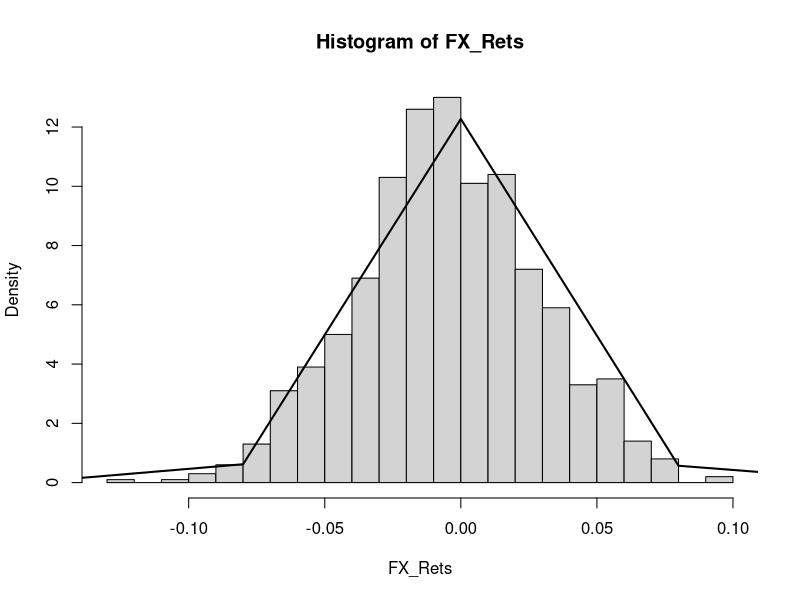
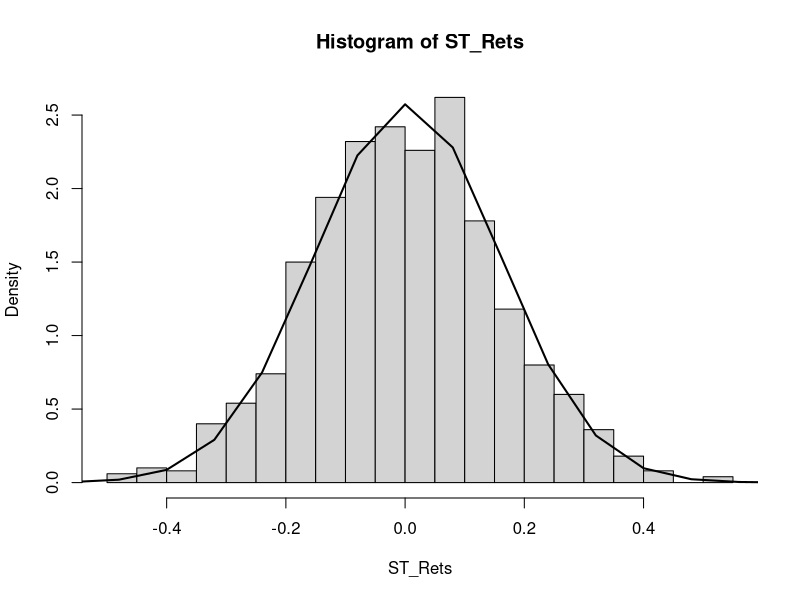
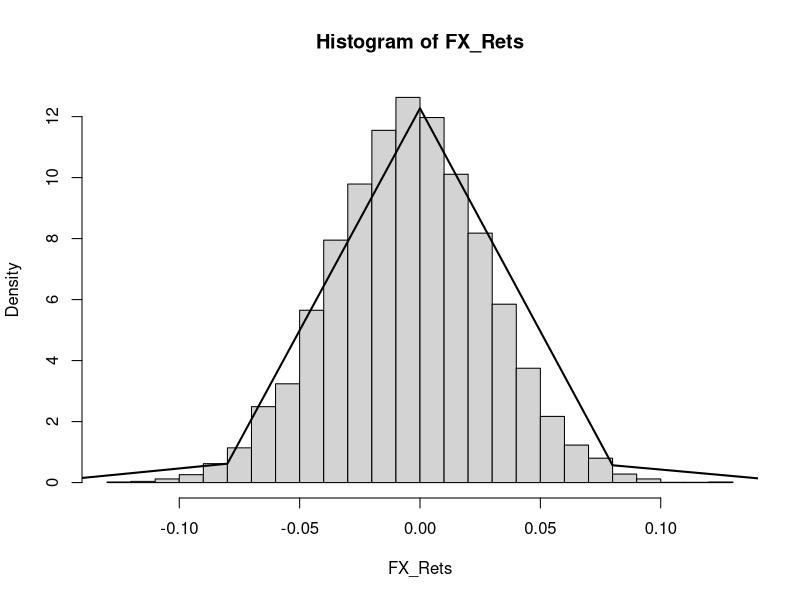
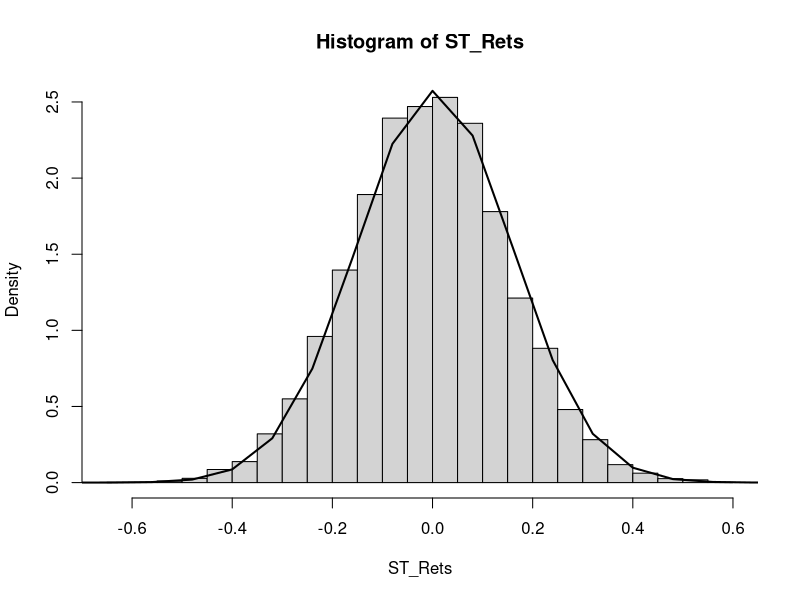

Write R code to recreate these figures, in order.
## ---- chunk 1
MYUNIFORM <- function(idum) {
#
# Initialize Constants
#
  IM1<-2147483563
  IM2<-2147483399
  IA1<-40014
  IA2<-40692
  IQ1<-53668
  IQ2<-52774
  IR1<-12211
  IR2<-3791
  NTAB<-32
  EPS<-1.2e-7
  RNMX<-1.-EPS
#
# Transform Variables
#
  IMM1<-IM1-1
  NDIV<-as.integer(1+IMM1/NTAB)
  AM<-1.0/IM1
#
# Initialize variables and arrays
#
  idum<-inputvar[1]
  idum2<-123456789
  numran<-inputvar[2]
  ran2<-0
  iy<-0
  iv<-rep(0,NTAB)
  rand_uniform_c<-rep(0,numran)
#
# Run the random number loop
#  
    icount<-1
  for (icount in 1:numran) {
    if (idum <= 0) {
      idum<-max(-idum,1)
      idum2<-idum
      j<-NTAB+8
      while (j > 0) {
        k=as.integer(idum/IQ1)
        idum<-IA1*(idum-k*IQ1)-k*IR1
        if (idum < 0) {idum=idum+IM1}
        if (j <= NTAB) {iv[j]<-idum}
        j<-j-1
      }
        iy<-iv[1]
      }
    k<-as.integer(idum/IQ1)
    idum<-IA1*(idum-k*IQ1)-k*IR1
    if(idum < 0) {idum=idum+IM1}
    k=as.integer(idum2/IQ2)
    idum2<-IA2*(idum2-k*IQ2)-k*IR2 
    if (idum2 < 0) {idum2<-idum2+IM2}
    j<-as.integer(iy/NDIV)+1
    iy<-iv[j]-idum2
    iv[j]<-idum
    if(iy < 1) {iy<-iy+IMM1}
    ran2<-min(AM*iy,RNMX)
    rand_uniform_c[icount]<-ran2
    icount<-icount+1
  }
  return(rand_uniform_c)
}
## ---- chunk 2
#
# Inverse Normal Generator
# Input is vector of uniform random numbers
#
MYNORM <- function(rand_c) {
# Initialize Constants
  a0<-2.50662823884
  a1<--18.61500062529
  a2<-41.39119773534
  a3<--25.44106049637
  b0<--8.47351093090
  b1<-23.08336743743
  b2<--21.06224101826
  b3<-3.13082909833
  c0<-0.3374754822726147
  c1<-0.9761690190917186
  c2<-0.1607979714918209
  c3<-0.0276438810333863
  c4<-0.0038405729373609
  c5<-0.0003951896511919
  c6<-0.0000321767881768
  c7<-0.0000002888167364
  c8<-0.0000003960315187
#
# Loop over set of uniform random numbers and transform
#
  jcount<-1
  numran<-length(rand_c)
  rand_norm_c<-rep(0,numran)
  while(jcount <= numran) {
    u<-rand_c[jcount]
    y<-u-0.5
    if(abs(y) < 0.42) {
      r<-y*y
      x<-y*(((a3*r+a2)*r+a1)*r+a0)/((((b3*r+b2)*r+b1)*r+b0)*r+1)
    } else {
      r<-u
      if(y>0){r<-1-u}
      r<-log(-log(r))
      x<-c0+r*(c1+r*(c2+r*(c3+r*(c4+r*(c5+r*(c6+r*(c7+r*c8)))))))
      if(y<0){x<--x}
    }
#  cat("JCOUNT",jcount,"",u,"",x,"\n")
  rand_norm_c[jcount]<-x
  jcount=jcount+1
  }
  return(rand_norm_c)
}
## ---- chunk 3
#
# Call Uniform Random Number Generator (INPUT: SEED and NUMBER)
# FX rates quoted as foreign currency/USD
# 
seed<--1000
numran<-500000
inputvar<-c(seed,numran)
rand_uniform_c<-MYUNIFORM(inputvar)
rand_norm1<-MYNORM(rand_uniform_c)

seed<--2000
numran<-500000
inputvar<-c(seed,numran)
rand_uniform_c<-MYUNIFORM(inputvar)
rand_norm2<-MYNORM(rand_uniform_c)

rand_eps1<-rand_norm1
rho_c<--0.041293062
rand_eps2<-rho_c*rand_norm1+(sqrt(1-rho_c^2))*rand_norm2
cor(rand_eps1,rand_eps2)
## ---- chunk 4
#
# Price Paths and Average
# FX Rates quotes
#The stock I choose is NVIDIA
S0<-100
rUSD<-0.0144
VolStock<-0.31
T=3/12
FX0<-0.8
rFX<--0.0023
VolFX<-0.065
KFX<-S0*FX0
numpath<-1000
ST_Vals<-c(rep(0),numpath)
ST_Rets<-c(rep(0),numpath)
FX_Vals<-c(rep(0),numpath)
FX_Rets<-c(rep(0),numpath)
Quanto_Vals<-c(rep(0),numpath)
jcount<-1
while(jcount <= numpath) {
  ST<-S0*(exp((rUSD-0.5*(VolStock^2))*T+VolStock*sqrt(T)*rand_eps1[jcount]))
  ST_Vals[jcount]<-ST
  ST_Rets[jcount]<-log(ST_Vals[jcount]/S0)
  FX<-FX0*(exp((rFX-rUSD-0.5*(VolFX^2))*T+VolFX*sqrt(T)*rand_eps2[jcount]))
  FX_Vals[jcount]<-FX
  FX_Rets[jcount]<-log(FX_Vals[jcount]/FX0)
  Quanto<-max(ST*FX-KFX,0)
  Quanto_Vals[jcount]<-Quanto
  jcount=jcount+1
#  cat("A",ST",ST_Vals[12,jcount],ST_Rets[jcount],"\n")
}
#correlation between stock and exchange rate

mean(Quanto_Vals*exp(-rFX*T))
sd(Quanto_Vals*exp(-rFX*T))
Stderr_Quanto<-sd(Quanto_Vals*exp(-rFX*  T))/sqrt(numpath)
mean(Quanto_Vals*exp(-rFX*T))-Stderr_Quanto*qnorm(0.975)
mean(Quanto_Vals*exp(-rFX*T))+Stderr_Quanto*qnorm(0.975)
## ---- chunk 5
#
hist(FX_Rets, breaks=20,freq=F)
FXRet_Vol<-VolFX*sqrt(T)
rFXm=exp(rFX*T)-1
curve(dnorm(x, mean=rFXm, sd=FXRet_Vol),from=-4, to=4,add=TRUE,lwd=2)
#
hist(ST_Rets, breaks=20,freq=F)
Vol_Ret<-VolStock*sqrt(T)
rUSDm=exp(rUSD*T)-1
curve(dnorm(x, mean=rUSDm, sd=Vol_Ret),from=-4, to=4,add=TRUE,lwd=2)

#
## ---- chunk 6
S0<-100
rUSD<-0.0144
VolStock<-0.31
T=3/12
FX0<-0.8
rFX<--0.0023
VolFX<-0.065
KFX<-S0*FX0
numpath<-10000
ST_Vals<-c(rep(0),numpath)
ST_Rets<-c(rep(0),numpath)
FX_Vals<-c(rep(0),numpath)
FX_Rets<-c(rep(0),numpath)
Quanto_Vals<-c(rep(0),numpath)
jcount<-1
while(jcount <= numpath) {
  ST<-S0*(exp((rUSD-0.5*(VolStock^2))*T+VolStock*sqrt(T)*rand_eps1[jcount]))
  ST_Vals[jcount]<-ST
  ST_Rets[jcount]<-log(ST_Vals[jcount]/S0)
  FX<-FX0*(exp((rFX-rUSD-0.5*(VolFX^2))*T+VolFX*sqrt(T)*rand_eps2[jcount]))
  FX_Vals[jcount]<-FX
  FX_Rets[jcount]<-log(FX_Vals[jcount]/FX0)
  Quanto<-max(ST*FX-KFX,0)
  Quanto_Vals[jcount]<-Quanto
  jcount=jcount+1
#  cat("A",ST",ST_Vals[12,jcount],ST_Rets[jcount],"\n")
}
#

mean(Quanto_Vals*exp(-rFX*T))
sd(Quanto_Vals*exp(-rFX*T))
Stderr_Quanto<-sd(Quanto_Vals*exp(-rFX*T))/sqrt(numpath)
mean(Quanto_Vals*exp(-rFX*T))-Stderr_Quanto*qnorm(0.975)
mean(Quanto_Vals*exp(-rFX*T))+Stderr_Quanto*qnorm(0.975)
## ---- chunk 7
#
hist(FX_Rets, breaks=20,freq=F)
FXRet_Vol<-VolFX*sqrt(T)
rFXm=exp(rFX*T)-1
curve(dnorm(x, mean=rFXm, sd=FXRet_Vol),from=-4, to=4,add=TRUE,lwd=2)
#
hist(ST_Rets, breaks=20,freq=F)
Vol_Ret<-VolStock*sqrt(T)
rUSDm=exp(rUSD*T)-1
curve(dnorm(x, mean=rUSDm, sd=Vol_Ret),from=-4, to=4,add=TRUE,lwd=2)

#
